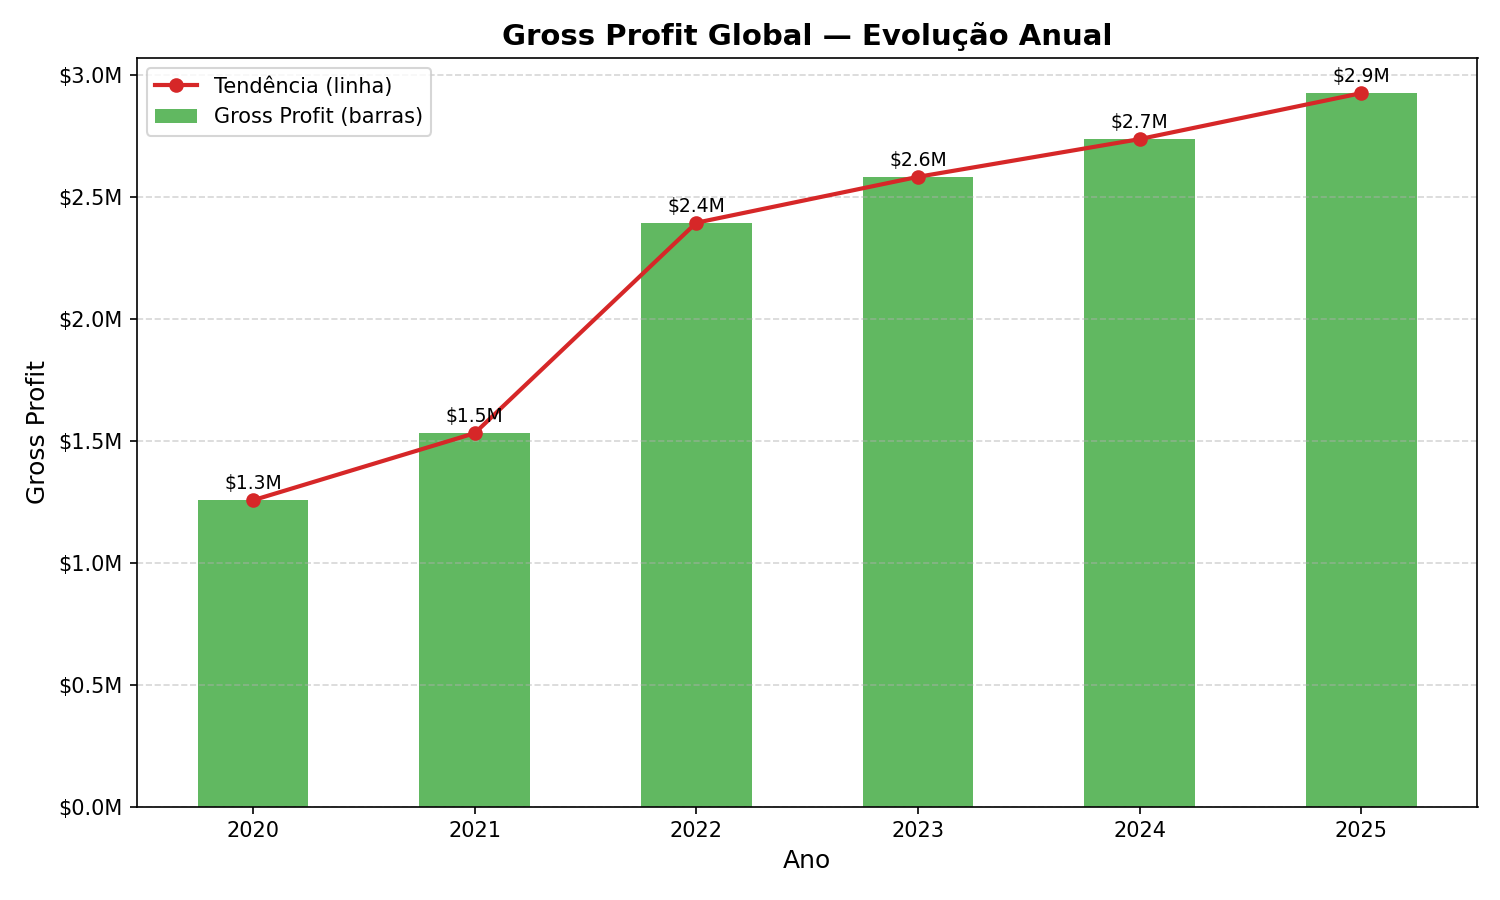

Here is the Python script that generated this plot:
"""
Gross Profit Global — evolução anual do Gross Profit total (escala global).
Gráfico combinado: barras + linha de tendência.
"""

import pandas as pd
import matplotlib.pyplot as plt
import matplotlib.ticker as mticker
import os

# ── Paths ──────────────────────────────────────────────────────────────────────
BASE_DIR   = os.path.dirname(os.path.abspath(__file__))
DATA_PATH  = os.path.join(BASE_DIR, "..", "..", "data", "sales_data_clean.csv")
OUTPUT_DIR = BASE_DIR

# ── Load & prepare ─────────────────────────────────────────────────────────────
df = pd.read_csv(DATA_PATH)
# Gross Profit = Sales_Price - Production_Cost
df["Gross_Profit"] = df["Sales_Price"] - df["Production_Cost"]

global_gp = (
    df.groupby("Year")["Gross_Profit"]
    .sum()
    .reset_index()
    .sort_values("Year")
)

# ── Plot ───────────────────────────────────────────────────────────────────────
fig, ax = plt.subplots(figsize=(10, 6))

# Barras
bars = ax.bar(
    global_gp["Year"],
    global_gp["Gross_Profit"],
    color="#2ca02c",  # Verde para Profit
    alpha=0.75,
    width=0.5,
    label="Gross Profit (barras)",
)

# Linha de tendência
ax.plot(
    global_gp["Year"],
    global_gp["Gross_Profit"],
    marker="o",
    color="#d62728",
    linewidth=2,
    label="Tendência (linha)",
)

# Anotações nos topo das barras
for bar, val in zip(bars, global_gp["Gross_Profit"]):
    ax.text(
        bar.get_x() + bar.get_width() / 2,
        bar.get_height() + global_gp["Gross_Profit"].max() * 0.01,
        f"${val/1e6:.1f}M",
        ha="center",
        va="bottom",
        fontsize=9,
    )

ax.yaxis.set_major_formatter(mticker.FuncFormatter(lambda x, _: f"${x/1e6:.1f}M"))
ax.set_xlabel("Ano", fontsize=12)
ax.set_ylabel("Gross Profit", fontsize=12)
ax.set_title("Gross Profit Global — Evolução Anual", fontsize=14, fontweight="bold")
ax.set_xticks(global_gp["Year"])
ax.legend()
ax.grid(axis="y", linestyle="--", alpha=0.5)
plt.tight_layout()

out_path = os.path.join(OUTPUT_DIR, "gross_profit_global.png")
plt.savefig(out_path, dpi=150)
print(f"Gráfico guardado em: {out_path}")
# plt.show()
